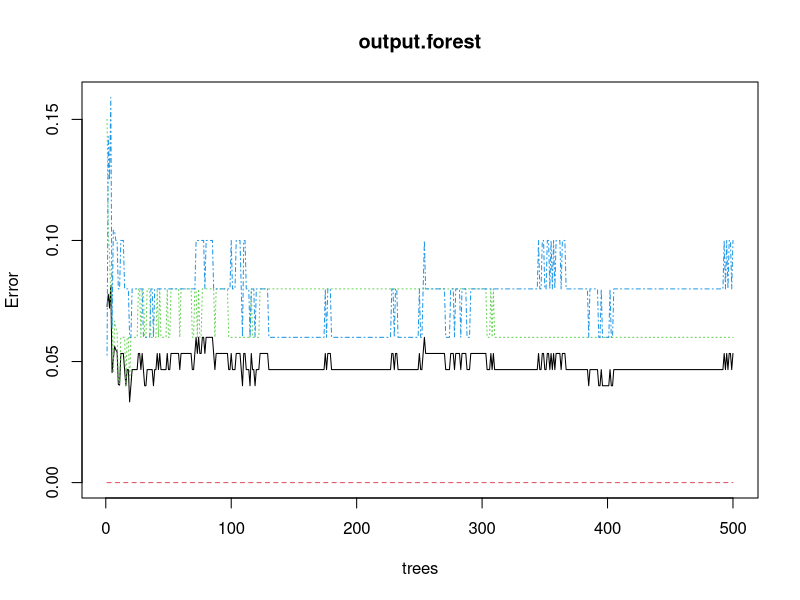

Write R code to recreate this figure.
library(party)
library(randomForest)
data <-iris
data
output.forest <- randomForest(Species ~ Sepal.Length + Sepal.Width + Petal.Length + Petal.Width , data=iris)
print(output.forest)
plot(output.forest)
